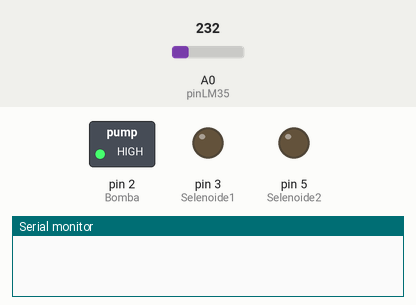
Recording of a sketch running on a simulated Arduino Uno, built with avr-gcc and run on an emulated ATmega328P. Parts: switched loads named in the sketch (green lamp = pin HIGH), output pins drawn as LEDs (lit = HIGH), the last lines printed to the serial monitor. The test bench sets the inputs (shaded band); at power-on: A0 (pinLM35) = 232.

Above: at 0.1 s.
At 2.1 s:
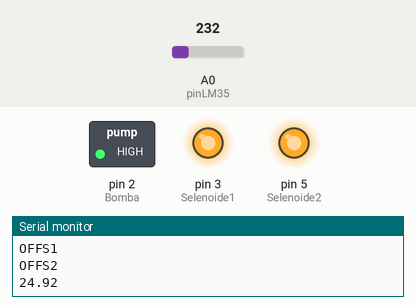
Timing chart, 0 to 3.6 s (numbered marks = the images above):
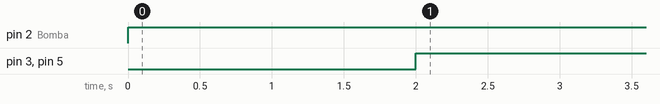

Measured:
- by itself, pin 2 (Bomba): LOW → HIGH at 0.00 s
- by itself, pin 3 (Selenoide1), pin 5 (Selenoide2): LOW → HIGH at 2.0 s

The sketch:

irrigation_and_temperature_control_system_code.ino
```cpp
//Automated irrigation system and temperature control.


int Bomba=2;                                   //we declare to which pin it belongs
int Selenoide1=3;                              //every thing
int Selenoide2=5;
int ctrlBomba = 1;                             // to control that the pump turns on once
int Humidity1 = analogRead (A0);              //we declare sensor one at input A0
int Humidity2 = analogRead (A1);              //we declare sensor two at input A1
    String a;                                   //pump reading
    String b;                                   //reading from the selenoid one
    String c;                                   //reading from selenoid two


//temperature sensor.

float tempC; // Variable to store the value obtained from the sensor (0 to 1023)
int pinLM35 = 0; // Sensor input pin variable (A3)


void setup()
{
    Serial.begin(9600);                       // we open the serial port
    pinMode(Bomba,OUTPUT);
    pinMode(Selenoide1,OUTPUT);
    pinMode(Selenoide2,OUTPUT);

    // We change the reference of the analog inputs (temperature sensor.)
  analogReference(INTERNAL);


}

void datosapython()
{
                                                // we convert the humidity data to pass it to python
    String humiditi1 = "humedad uno = " + (String)Humidity1;
    String humiditi2 = "humedad dos = " + (String)Humidity2;

                                             // we send the data to python

    Serial.println(humiditi1);
    Serial.println(humiditi2);
    Serial.println(a);
    Serial.println(b);
    Serial.println(c);
}

//the relays turn on at Low and turn off at HIGH

void loop()
{

 // as long as humidity sensor one or humidity sensor two need water.
    while (Humidity1 >= 400 or Humidity2 >= 400){

        if (ctrlBomba == 0 ){                       // the pump is turned on
          digitalWrite(Bomba,LOW);                  // with this if we control that the pump turns on only once
          a=("ONB");                                // Pump on.
          ctrlBomba = 1;
          }
                                                    // if both sensors need water
        else if ( Humidity1 > 400 and Humidity2 > 400){
        digitalWrite(Selenoide1,LOW);
        b=("ONS1");                                 // Selenoid one open
        digitalWrite(Selenoide2,LOW);
        c=("ONS2");                                 // Selenoid two open
                                                    // if the number one humidity sensor needs water
        }                                           //and humidity sensor number two doesn't need
        else if ( Humidity1 > 400 and Humidity2 < 400){
        digitalWrite(Selenoide1,LOW);
        b=("ONS1");                                 // Selenoid an open
        digitalWrite(Selenoide2,HIGH);
        c=("OFFS2");                             // Selenoid two closed
                                                 // if humidity sensor number two needs water
        }                                         //and the number one humidity sensor doesn't need
        else if(Humidity2 > 400 and Humidity1 < 400){
        digitalWrite(Selenoide2,LOW);
        c=("ONS2");                              // Selenoid two open
        digitalWrite(Selenoide1,HIGH);
        b=("OFFS1");                            // Selenoid one closed
        }

        datosapython();                         //we send the data to python
    }
//If humidity sensor one and humidity sensor two do not need water
    if ( Humidity1 <= 400 and Humidity2 <= 400)
    {
                                                // turn off the pump
        digitalWrite(Bomba,HIGH);
        a=("OFFB");                             // Pump off
                                                // wait a while for the remaining water
                                                //in the hose is fenced
        delay(2000);
                                                // the first selenoid closes
        digitalWrite(Selenoide1,HIGH);
        b=("OFFS1");                            // Selenoid one closed
                                                // the second selenoid closes
        digitalWrite(Selenoide2,HIGH);
        c=("OFFS2");                           // Selenoid two closed

    }

        datosapython();                        // we send the data to python
                                               // time between cycles


 //temperature sensor.

  tempC = analogRead(pinLM35);

 // We calculate the temperature with the formula
  tempC = (1.1 * tempC * 100.0)/1024.0;


  Serial.print(tempC);

  Serial.print("\n");

  delay(3000);


}
```
